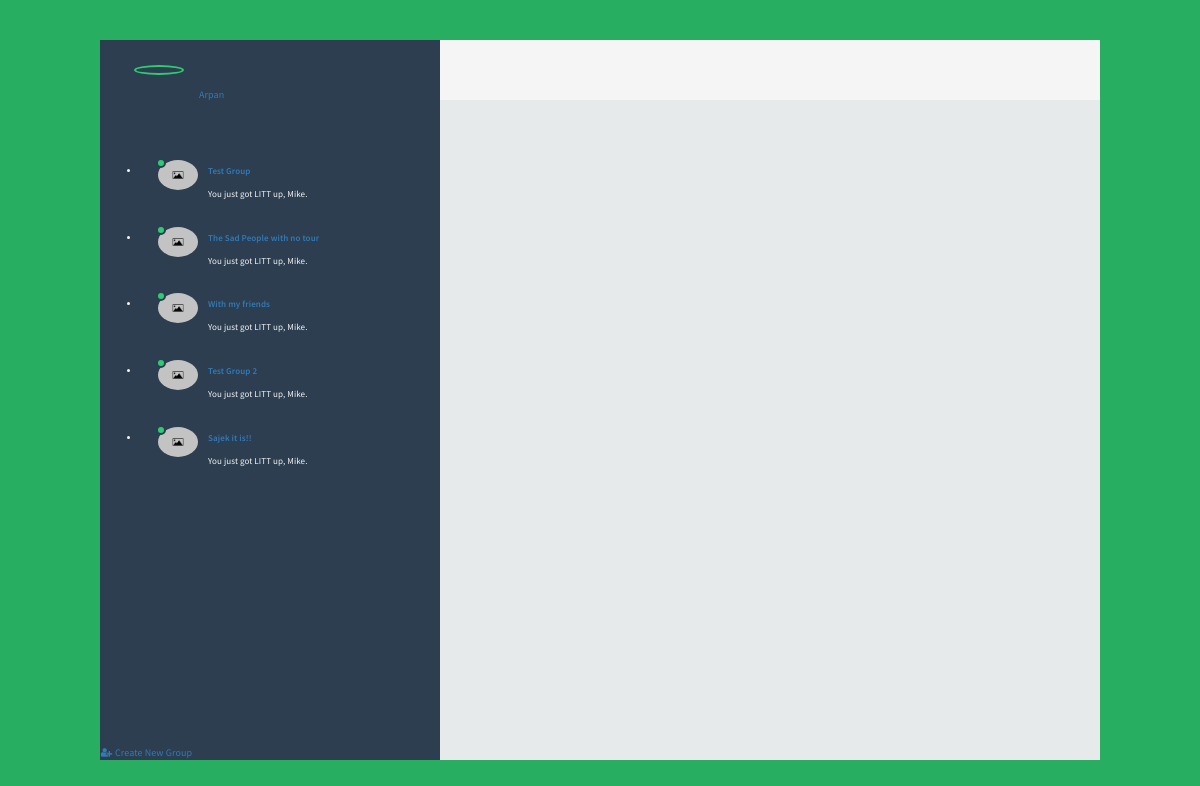
The page /blog/existingGroups/ (signed in) on the database its author committed.
### database/models.py (models this page shows)
class GROUP(models.Model):
    groupName = models.CharField(max_length=100)
    '''def __str__(self):
        return str(self.pk) + "," + self.groupName'''

### Blog/views.py (the view)
# urls.py: path('existingGroups/',views.show_existing_groups,name="existing_groups"),
def show_existing_groups(request):
    current_user=request.user
    current_user_profile=PROFILE.objects.get(user=request.user)
    profile_groups=PROFILEGROUP.objects.all()
    groups={}
    for pg in profile_groups:
        if(pg.userID == current_user_profile):
            name=pg.groupID.groupName
            group=pg.groupID
            groups[group.id]=name
    context={}
    print(groups)
    context['groups']=groups
    context['show_messages']=False
    context['message_list']=[]
    context['username']=request.user.username
    request.session.__setitem__('group_list',groups)
    return render(request, 'chat_UI.html', context)

### templates/chat_UI.html (shortened to what this page needs)
<!DOCTYPE html><html class=''>
{% load ChoiceSubsystem_extras %}
<head>
        <link href="//maxcdn.bootstrapcdn.com/bootstrap/4.0.0/css/bootstrap.min.css" rel="stylesheet" id="bootstrap-css">
        <link href="//netdna.bootstrapcdn.com/bootstrap/3.0.0/css/bootstrap.min.css" rel="stylesheet" id="bootstrap-css">
<link rel='stylesheet prefetch' href='https://cdnjs.cloudflare.com/ajax/libs/meyer-reset/2.0/reset.min.css'><link rel='stylesheet prefetch' href='https://cdnjs.cloudflare.com/ajax/libs/font-awesome/4.6.2/css/font-awesome.min.css'>
</head>
<body>
<div id="frame">
	<div id="sidepanel">
		<div id="profile">
			<div class="wrap">
				<img id="profile-img" src="http://emilcarlsson.se/assets/mikeross.png" class="online" alt="" />
        <a  href="{% url 'profile' %}"><p>{{ username }}</h5></>
			</div>
		</div>
		<div id="contacts">
			<ul>
                {% for key,value in groups.items %}
				<li class="contact">
					<div class="wrap">
						<span class="contact-status online"></span>
						<img src="/media/noimage.jpg" alt="" />
						<div class="meta">
							<p class="name"><a href="{% url 'show_messages' key %}">{{ value }}</a></p>
							<p class="preview">You just got LITT up, Mike.</p>
						</div>
					</div>
                </li>
                {% endfor %}
			</ul>
		</div>
		<div id="bottom-bar">
            <a href="{% url 'create_group' %}" id="addcontact"><i class="fa fa-user-plus fa-fw" aria-hidden="true"></i> <span>Create New Group</span></a>
		</div>
	</div>
	<div class="content">
		<div class="contact-profile">
        </div>
	</div>
</div>
</body></html>

### templates/chat_UI.html (style rules this page uses)
body { display: flex; align-items: center; justify-content: center; min-height: 100vh; background: #27ae60; font-family: "proxima-nova", "Source Sans Pro", sans-serif; font-size: 1em; letter-spacing: 0.1px; color: #32465a; text-rendering: optimizeLegibility; text-shadow: 1px 1px 1px rgba(0, 0, 0, 0.004); -webkit-font-smoothing: antialiased; }
#frame { width: 95%; min-width: 360px; max-width: 1000px; height: 92vh; min-height: 300px; max-height: 720px; background: #E6EAEA; }
#frame #sidepanel { float: left; min-width: 280px; max-width: 340px; width: 40%; height: 100%; background: #2c3e50; color: #f5f5f5; overflow: hidden; position: relative; }
#frame #sidepanel #profile { width: 80%; margin: 25px auto; }
#frame #sidepanel #profile .wrap { height: 60px; line-height: 60px; overflow: hidden; -moz-transition: 0.3s height ease; -o-transition: 0.3s height ease; -webkit-transition: 0.3s height ease; transition: 0.3s height ease; }
#frame #sidepanel #profile .wrap img { width: 50px; border-radius: 50%; padding: 3px; border: 2px solid #e74c3c; height: auto; float: left; cursor: pointer; -moz-transition: 0.3s border ease; -o-transition: 0.3s border ease; -webkit-transition: 0.3s border ease; transition: 0.3s border ease; }
#frame #sidepanel #profile .wrap img.online { border: 2px solid #2ecc71; }
#frame #sidepanel #profile .wrap p { float: left; margin-left: 15px; }
#frame #sidepanel #contacts { height: calc(100% - 177px); overflow-y: scroll; overflow-x: hidden; }
#frame #sidepanel #contacts ul li.contact { position: relative; padding: 10px 0 15px 0; font-size: 0.9em; cursor: pointer; }
#frame #sidepanel #contacts ul li.contact .wrap { width: 88%; margin: 0 auto; position: relative; }
#frame #sidepanel #contacts ul li.contact .wrap span { position: absolute; left: 0; margin: -2px 0 0 -2px; width: 10px; height: 10px; border-radius: 50%; border: 2px solid #2c3e50; background: #95a5a6; }
#frame #sidepanel #contacts ul li.contact .wrap span.online { background: #2ecc71; }
#frame #sidepanel #contacts ul li.contact .wrap img { width: 40px; border-radius: 50%; float: left; margin-right: 10px; }
#frame #sidepanel #contacts ul li.contact .wrap .meta { padding: 5px 0 0 0; }
#frame #sidepanel #contacts ul li.contact .wrap .meta .name { font-weight: 600; }
#frame #sidepanel #contacts ul li.contact .wrap .meta .preview { margin: 5px 0 0 0; padding: 0 0 1px; font-weight: 400; white-space: nowrap; overflow: hidden; text-overflow: ellipsis; -moz-transition: 1s all ease; -o-transition: 1s all ease; -webkit-transition: 1s all ease; transition: 1s all ease; }
#frame #sidepanel #bottom-bar { position: absolute; width: 100%; bottom: 0; }
#frame .content { float: right; width: 60%; height: 100%; overflow: hidden; position: relative; }
@media screen and (min-width: 900px) { #frame .content { width: calc(100% - 340px); } }
#frame .content .contact-profile { width: 100%; height: 60px; line-height: 60px; background: #f5f5f5; }

### rows shown on the page
GROUP: groups "Test Group"
GROUP: groups "The Sad People with no tour"
GROUP: groups "With my friends"
GROUP: groups "Test Group 2"
GROUP: groups "Sajek it is!!"

### other values the page prints
{{ username }} "Arpan"
